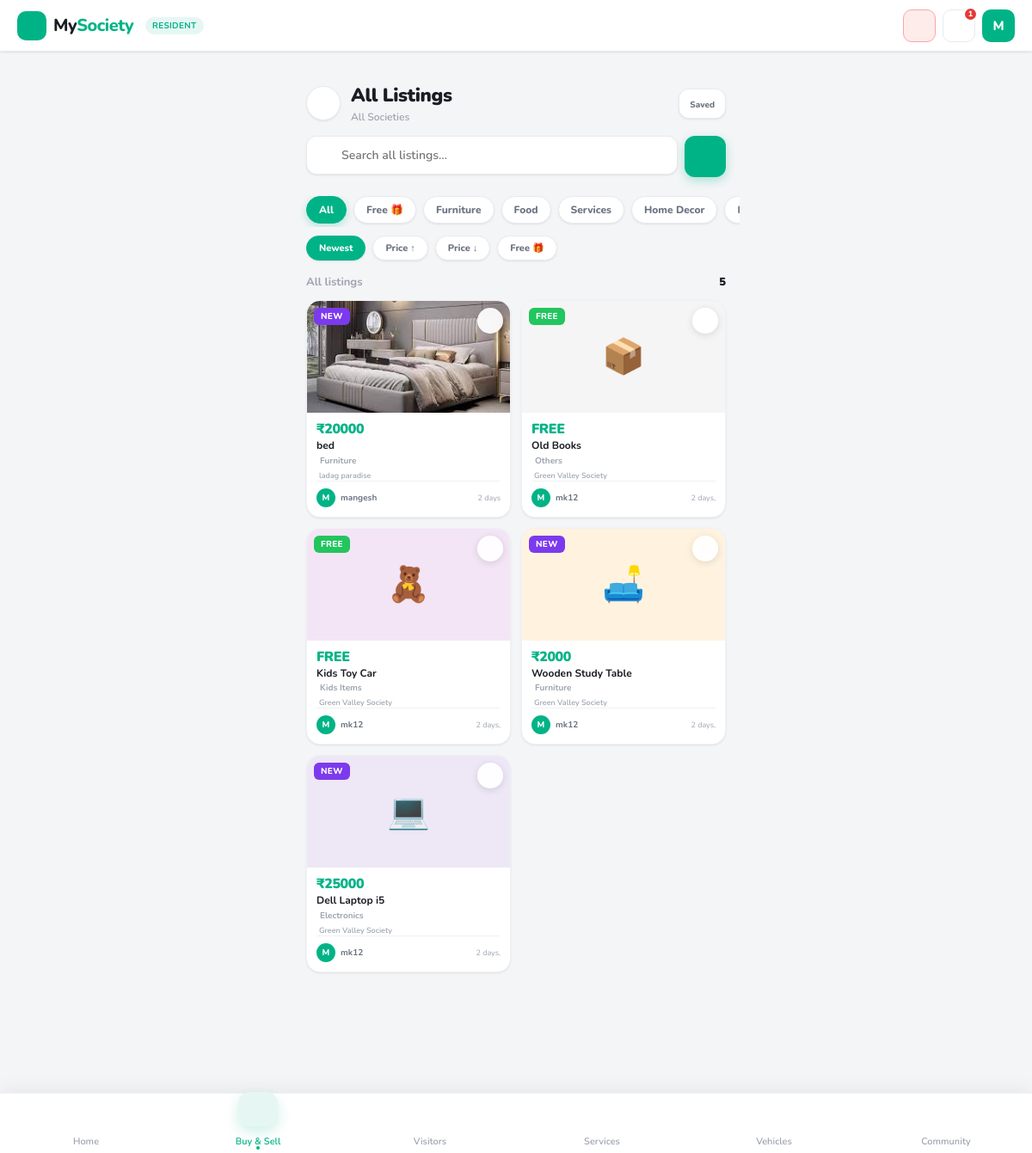
The app's page /marketplace/all/ (signed in), older data.
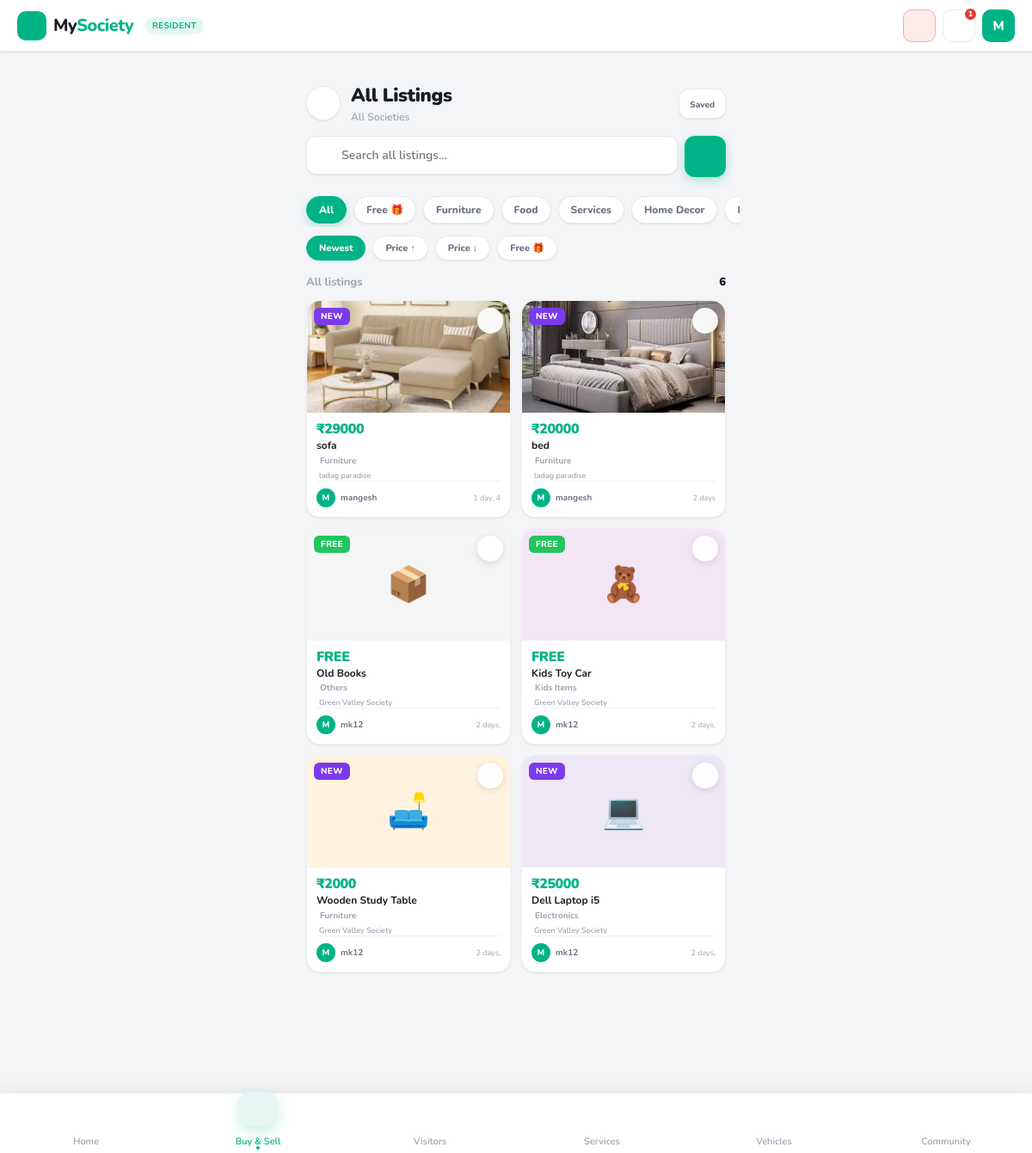
The same page, newer data.
### core/models.py (models this page shows, shortened)
class MarketplaceCategory(models.Model):
    name       = models.CharField(max_length=80)
    slug       = models.SlugField(unique=True)
    icon       = models.CharField(max_length=80, default='mdi:tag-outline',
                                  help_text="Iconify icon name e.g. mdi:sofa-outline")
    icon_color = models.CharField(max_length=20, default='#616161')
    bg_color   = models.CharField(max_length=20, default='#f5f5f5')
    emoji      = models.CharField(max_length=4, blank=True,
                                  help_text="Fallback emoji for placeholder images")
    order      = models.PositiveSmallIntegerField(default=0)
    is_active  = models.BooleanField(default=True)
    class Meta:
        ordering = ['order', 'name']

class Listing(models.Model):
    CATEGORY_CHOICES = [
        ('furniture',   'Furniture'),
        ('food',        'Food'),
        ('services',    'Services'),
        ('home-decor',  'Home Decor'),
        ('electronics', 'Electronics'),
        ('vehicles',    'Vehicles'),
        ('kids-items',  'Kids Items'),
        ('others',      'Others'),
    ]
    STATUS_CHOICES = [
        ('active',   'Active'),
        ('sold',     'Sold'),
        ('inactive', 'Inactive'),
    ]
    society  = models.ForeignKey('Society',   on_delete=models.CASCADE, related_name='listings')
    seller   = models.ForeignKey(User,        on_delete=models.CASCADE, related_name='listings')
    apartment = models.ForeignKey('Apartment', on_delete=models.SET_NULL, null=True, blank=True, related_name='listings')
    category      = models.CharField(max_length=30, choices=CATEGORY_CHOICES, db_index=True)
    title         = models.CharField(max_length=200)
    description   = models.TextField(blank=True)
    price         = models.DecimalField(max_digits=10, decimal_places=2, default=0)
    is_free       = models.BooleanField(default=False)
    is_negotiable = models.BooleanField(default=False)
    contact_number = models.CharField(max_length=15, blank=True)
    image  = models.ImageField(upload_to='marketplace/', null=True, blank=True)
    status = models.CharField(max_length=20, choices=STATUS_CHOICES, default='active', db_index=True)
    views_count     = models.PositiveIntegerField(default=0)
    shortlist_count = models.PositiveIntegerField(default=0)
    created_at = models.DateTimeField(auto_now_add=True)
    updated_at = models.DateTimeField(auto_now=True)
    class Meta:
        ordering = ['-created_at']
        indexes  = [
            models.Index(fields=['society', 'status']),
            models.Index(fields=['category', 'status']),
        ]
    @property
    def category_emoji(self):
        emojis = {
            'furniture':   '🛋️',
            'food':        '🍱',
            'services':    '🔧',
            'home-decor':  '🪴',
            'electronics': '💻',
            'vehicles':    '🚗',
            'kids-items':  '🧸',
            'others':      '📦',
        }
        return emojis.get(self.category, '📦')
    @property
    def is_new(self):
        from django.utils import timezone
        from datetime import timedelta
        return self.created_at >= timezone.now() - timedelta(days=3)

class Society(models.Model):
    name = models.CharField(max_length=150)
    address = models.TextField()
    city = models.CharField(max_length=100)
    state = models.CharField(max_length=100)
    society_code = models.CharField(
        max_length=10,
        unique=True,
        editable=False
    )
    created_by = models.ForeignKey(
        User,
        on_delete=models.CASCADE,
        related_name="created_societies"
    )
    is_active = models.BooleanField(default=True)
    created_at = models.DateTimeField(auto_now_add=True)

### core/views.py (the view)
# urls.py: path('marketplace/all/',               views.all_listings,              name='all_listings'),
@login_required(login_url='login')
def all_listings(request):
    from .models import Shortlist
    _profile, user_society, _apt = _get_user_profile(request.user)
    category  = request.GET.get('category', '')
    sort      = request.GET.get('sort', 'newest')
    q         = request.GET.get('q', '').strip()
    min_price = request.GET.get('min_price', '')
    max_price = request.GET.get('max_price', '')
    qs = _all_active()
    if category == 'free':
        qs = qs.filter(is_free=True)
    elif category:
        qs = qs.filter(category=category)
    if q:
        qs = qs.filter(Q(title__icontains=q) | Q(description__icontains=q))
    qs = _price_filter(qs, min_price, max_price)
    qs = _sort_qs(qs, sort)
    shortlisted_ids = set(
        Shortlist.objects.filter(user=request.user).values_list('listing_id', flat=True)
    )
    context = {
        'society_name':     'All Societies',
        'listings':         qs,
        'shortlisted_ids':  shortlisted_ids,
        'current_category': category,
        'current_sort':     sort,
        'search_query':     q,
        'min_price':        min_price,
        'max_price':        max_price,
        'categories':       _build_categories(),
    }
    return render(request, 'all_listings.html', context)

### core/context_processors.py (called while the page is built, shortened)
def base_context(request):
    if not request.user.is_authenticated:
        return {}
    profile = getattr(request.user, "userprofile", None)
    return {
        "current_user": request.user,
        "current_role": profile.role if profile else None,
        "notification_count": Notification.objects.filter(
            user=request.user,
            is_read=False
        ).count(),
    }

def global_context(request):
    if not request.user.is_authenticated:
        return {
            "notification_count": 0,
            "current_user": None,
            "current_role": None,
        }
    user = request.user
    profile = getattr(user, "userprofile", None)
    unread_chat = ChatMessage.objects.filter(
        receiver=user,
        is_read=False
    ).count()
    unread_notifications = Notification.objects.filter(
        user=user,
        is_read=False
    ).count()
    return {
        "current_user": user,
        "current_role": profile.role if profile else None,
        "notification_count": unread_chat + unread_notifications,
    }

def guard_notification_count(request):
    return {"guard_notification_count": 0}

### templates/all_listings.html (shortened to what the changed rows need)
{% extends "base.html" %}
{% block content %}
<div class="al-page">
  <div class="al-topbar">
    <div class="al-topbar-title">
      <h2>All Listings</h2>
    </div>
  </div>
  <div class="cat-pills">
    <a class="cat-pill {% if not current_category %}active{% endif %}"
       href="?q={{ search_query }}&sort={{ current_sort }}">All</a>
    <a class="cat-pill {% if current_category == 'free' %}active{% endif %}"
       href="?q={{ search_query }}&sort={{ current_sort }}&category=free">Free 🎁</a>
    {% for cat in categories %}
    <a class="cat-pill {% if current_category == cat.slug %}active{% endif %}"
       href="?q={{ search_query }}&sort={{ current_sort }}&category={{ cat.slug }}">{{ cat.name }}</a>
    {% endfor %}
  </div>
  <div class="count-strip">
    <span class="count-label">
      {% if search_query %}Results for "{{ search_query }}"
      {% elif current_category %}{{ current_category|title }} listings
      {% else %}All listings{% endif %}
    </span>
    <span class="count-num">{{ listings|length }}</span>
  </div>
  {% if listings %}
  <div class="al-grid" id="listingsGrid">
    {% for item in listings %}
    <div class="listing-card"
         data-search="{{ item.title|lower }} {{ item.get_category_display|lower }}"
         onclick="openDetailModal({{ item.id }})">
      <div class="lc-img">
        {% if item.image %}
          <img src="{{ item.image.url }}" alt="{{ item.title }}">
        {% else %}
          <div class="lc-placeholder"
               style="background:{% if item.category == 'furniture' %}#fff3e0{% elif item.category == 'food' %}#e8f5e9{% elif item.category == 'services' %}#e3f2fd{% elif item.category == 'home-decor' %}#fce4ec{% elif item.category == 'electronics' %}#ede7f6{% elif item.category == 'vehicles' %}#e0f7fa{% elif item.category == 'kids-items' %}#f3e5f5{% else %}#f5f5f5{% endif %};">
            {{ item.category_emoji }}
          </div>
        {% endif %}
        {% if item.is_free or item.price == 0 %}
          <div class="lc-badge free">FREE</div>
        {% elif item.status == 'sold' %}
          <div class="lc-badge sold">SOLD</div>
        {% elif item.is_new %}
          <div class="lc-badge newt">NEW</div>
        {% endif %}
        <button class="lc-shortlist {% if item.id in shortlisted_ids %}active{% endif %}"
                data-lid="{{ item.id }}"
                onclick="event.stopPropagation(); toggleShortlist(this, {{ item.id }})">
        </button>
      </div>
      <div class="lc-body">
        <div class="lc-price">
          {% if item.is_free or item.price == 0 %}FREE
          {% else %}₹{{ item.price|floatformat:0 }}{% endif %}
        </div>
        <div class="lc-title">{{ item.title }}</div>
        <div class="lc-meta">
          {{ item.get_category_display }}
        </div>
        {% if item.society %}
        <div class="lc-society">
          {{ item.society.name }}
        </div>
        {% endif %}
        <div class="lc-seller">
          <div class="lc-seller-av">{{ item.seller.username|slice:":1"|upper }}</div>
          <div class="lc-seller-name">{{ item.seller.get_full_name|default:item.seller.username }}</div>
          <div class="lc-seller-time">{{ item.created_at|timesince|slice:":8" }}</div>
        </div>
      </div>
    </div>
    {% endfor %}
  </div>
  {% endif %}
</div>
{% endblock %}

Row changes from the older to the newer data that the page shows:
added Listing: image (picture), is_free "NEW", price "29000", title "sofa", category "Furniture", society.name "ladag paradise", seller.username "M", seller.get_full_name "mangesh", created_at "1 day, 4"
Text that changed along with them:
{{ listings|length }}: "5" → "6"
